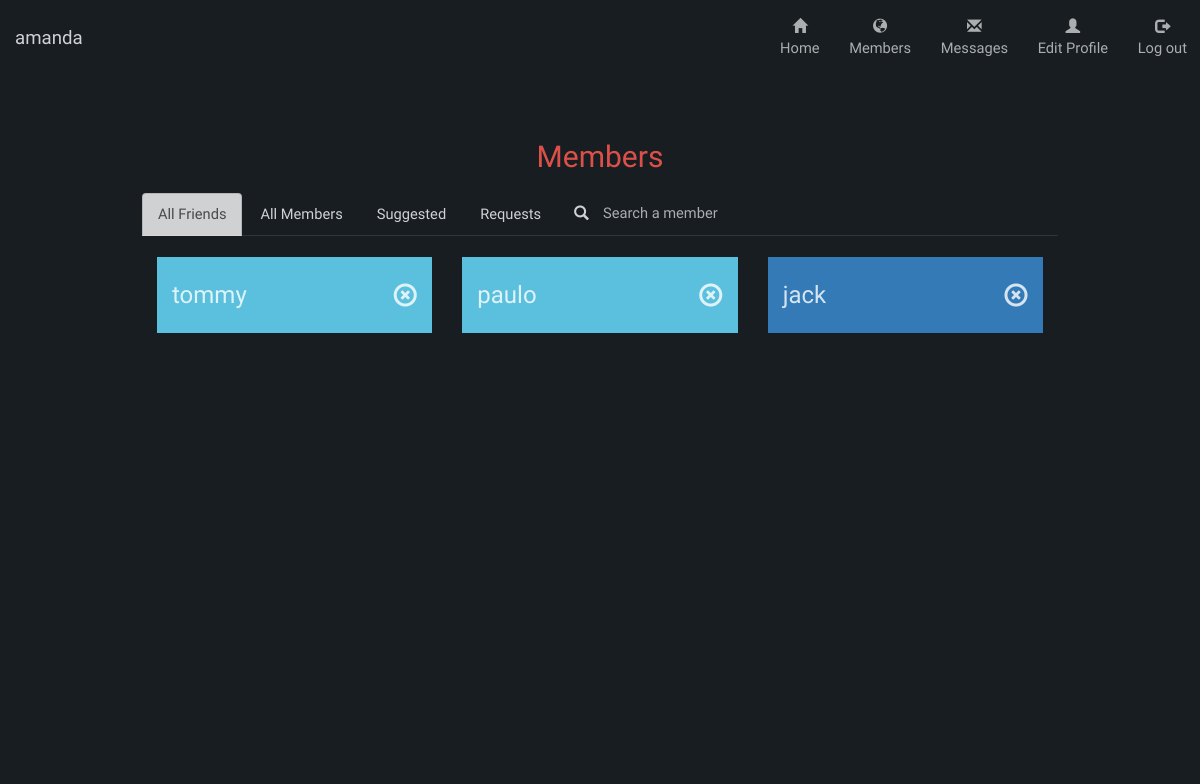
Before: /social/members/ (signed in) with the older database file.
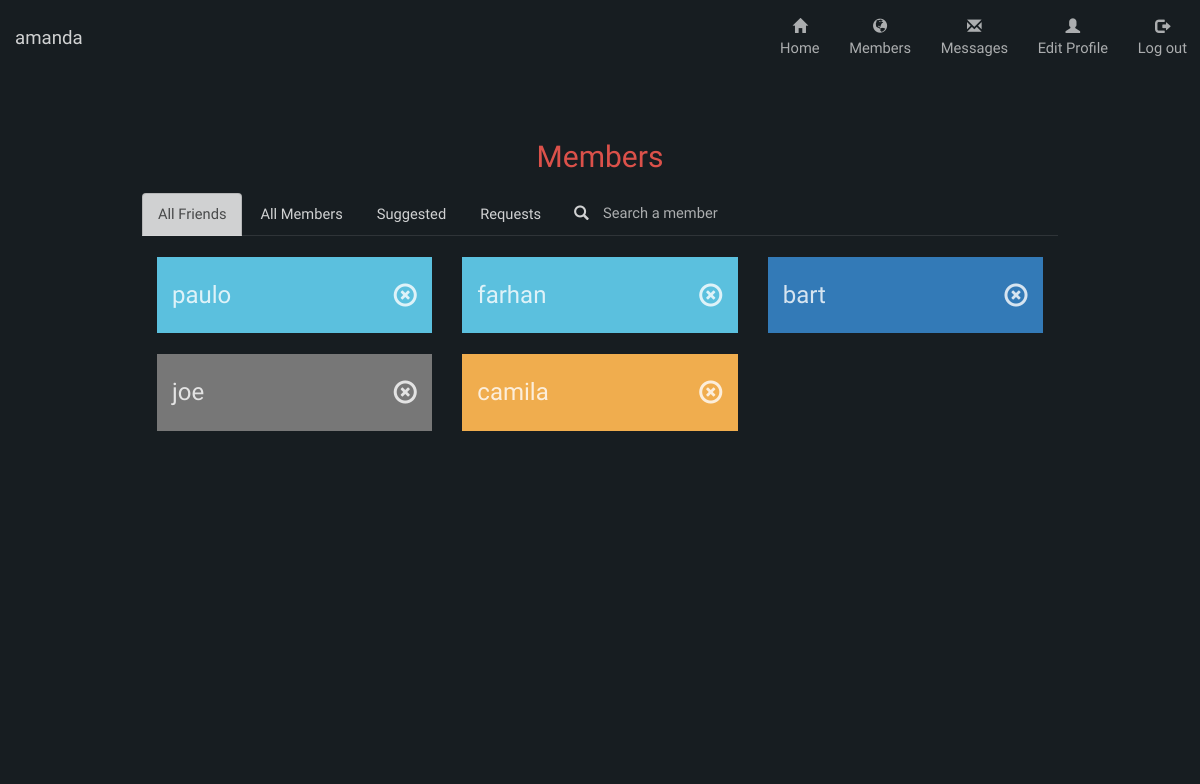
After: the same page with the newer database file.
### social/models.py (models this page shows)
class Friends(models.Model):
    friend1 = models.ForeignKey(Member, related_name='%(class)s_friend1')
    friend2 = models.ForeignKey(Member, related_name='%(class)s_friend2')

class Member(models.Model):
    username = models.CharField(max_length=16,primary_key=True)
    password = models.CharField(max_length=16)
    profile = models.OneToOneField(Profile, null=True)
    def __str__(self):
        return self.username

### social/views.py (the view)
    def test(request):
        if 'username' in request.session:
            return f(request)
        else:
            template = loader.get_template('social/not-logged-in.html')
            context = RequestContext(request, {})
            return HttpResponse(template.render(context))

### social/views.py (called while the page is built)
def loggedin(f):
    def test(request):
        if 'username' in request.session:
            return f(request)
        else:
            template = loader.get_template('social/not-logged-in.html')
            context = RequestContext(request, {})
            return HttpResponse(template.render(context))
    return test

### social/templates/social/members.html (shortened to what this page needs)
{% extends "social/base.html" %}
{% block content %}
<div class="content members">
	<div class='main'>
		<h2>Members</h2>
		<ul class="nav nav-tabs">
			<li class="active"><a data-toggle="tab" href="#allfriends">All Friends</a></li>
			<li><a data-toggle="tab" href="#allmembers">All Members</a></li>
			<li><a data-toggle="tab" href="#suggfriends">Suggested</a></li>
			<li><a data-toggle="tab" href="#friendreqs">Requests</a></li>
			<li id="search-tab"><a data-toggle="tab" id="searchfriendstab" href="#searchfriends"><span class="glyphicon glyphicon-search"></span> <input type="text" id="search" name="search" placeholder="Search a member" /> </a></li>
		</ul>
		<div class="tab-content">
			<div id="allfriends" class="tab-pane fade in active">
				<br>
				<div class="row">
					<div class="col-lg-12 col-md-12 col-sm-12 profile-entries-long">
						{% for friend in allFriends %}
						<div class=" col-lg-4 col-md-6 col-sm-6 upperDelFriend">
							<div class="friend-entry">
								<h3 class="friend-name"><a href="/social/members/?view={{friend.friend2}}">{{friend.friend2}}</a> <a class="delFriend" data-attr="{{friend.friend2}}"> <span class="glyphicon glyphicon-remove-circle friend-stat-glyph"></span> </a><h3>
								</div>
								<br>
							</div>
							{% endfor %}
						</div>
					</div>
				</div>
							</div>
						</div>
						{% endblock %}

### social/templates/social/base.html (shortened to what this page needs)
{% load staticfiles %}
<!DOCTYPE html>
<html>
<head>
	<link rel="stylesheet" href="https://maxcdn.bootstrapcdn.com/bootstrap/3.3.6/css/bootstrap.min.css">
	<link rel="stylesheet" type="text/css" href="{% static 'social/styles.css' %}" />
</head>
<body>
	<div class="container-fluid">
				{% if loggedin %}
				<div class="nav nav-pills navbar-fixed-top">
					<div class="row">
					<div class="col-lg-2 col-md-2 col-sm-2">
					<div class='appname text-left'><a class="profilestatus" href='/social/members/?view={{ username }}'>{{ username }}</a></div>
				</div>
			<div class="col-lg-10 col-md-10 col-sm-10">
				<ul class='text-right'>
					<button class="btn"><a href='/social/members/?view={{ username }}'> <span class="glyphicon glyphicon-home"></span><p>Home</p></a></button>
					<button class="btn"><a href='/social/members/'><span class="glyphicon glyphicon-globe"></span><p>Members</p></a></button>
					<button class="btn"><a href='/social/messages/'><span class="glyphicon glyphicon-envelope"></span><p>Messages</p></a></button>
					<button class="btn"><a href='/social/profile/'><span class="glyphicon glyphicon-user" ></span><p>Edit Profile</p></a></button>
					<button class="btn"><a href='/social/logout/'><span class="glyphicon glyphicon-log-out"></span><p>Log out</p></a></button></ul>
					{% endif %}
			</div>
			</div>
		</div>
		{% block content %}
		{% endblock %}
	</div>
</body>
</html>

### social/static/social/styles.css (style rules this page uses)
* { font-family: 'Quicksand', sans-serif; font-size: 11pt; }
body { background: transparent; color: white; font-family: 'PT Sans Caption', sans-serif; }
html { overflow-x: hidden; background-color: #171d21; }
li a, .button { text-decoration: none; }
.appname { color: #FFF; font-family: 'Quicksand', sans-serif; font-size: 14pt !important; padding-top: 15px; padding-left: 15px; background: #171d21; }
.container-fluid { width: 100%; margin-top: 10%; }
.content { margin-left: auto; margin-right: auto; }
.members { width: 80%; background-color: #171d21; height: 60vh; padding-left: 10px; padding-right: 10px; }
.btn { padding-bottom: 0px; opacity: 0.8; background-color: transparent; color: white; }
a { color: white; opacity: 0.8; }
.nav { padding-top: 10px; background-color: #171d21; }
input { color: #171C21; background-color: #dddddd; border: 1px; border-color: white; padding-top: 15px; padding-bottom: 15px; font-size: 14pt; float: right; }
input[type="text"], input[type="password"] { width: 80%; }
.main { text-align: center; }
h1, h2, h3, h4, h5, h6 { color: #db514a; }
.friend-entry { position: relative; width: 100%; padding-top: 5px; padding-bottom: 5px; }
.friend-name { text-align: left; padding-left: 15px; color: white; }
.friend-stat-glyph { padding-right: 15px; float: right; vertical-align: middle; color: white; font-size: inherit; }
h3 a { color: inherit; font-size: inherit; }
#search { color: white !important; background-color: transparent; padding: 0px 0px 0px 0px; float: none; font-size: inherit; }
li#search-tab > a:hover, li#search-tab > a:focus, li#search-tab > a { background-color: transparent; border-style: none; }
.glyphicon-search { float: left; padding-top: 2px; }
.profile-entries-long { overflow: scroll; height: 500px; }
.nav-tabs { border-bottom: 1px solid rgba(255, 255, 255, 0.1); ; }
.profilestatus { font-size: 14pt; }

Changed rows visible on the page:
removed Friends: friend2 "tommy"
removed Friends: friend2 "jack"
added Friends: friend2 "farhan"
added Friends: friend2 "bart"
added Friends: friend2 "joe"
added Friends: friend2 "camila"
